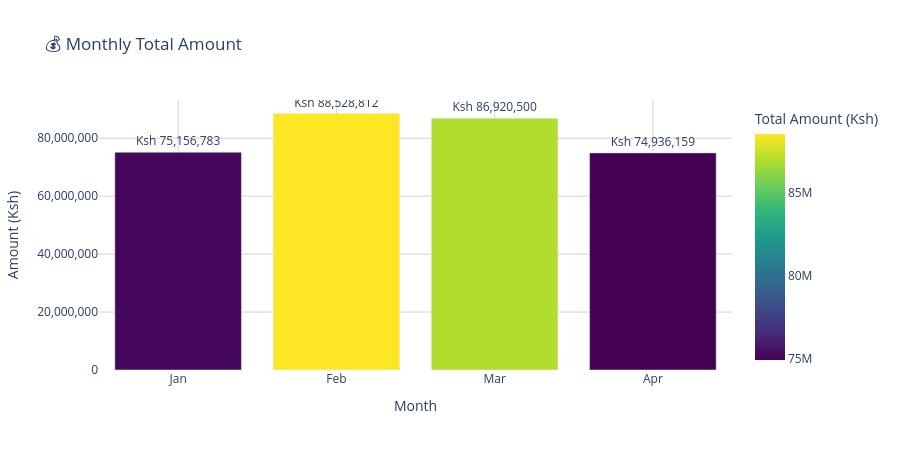

Notebook source saved alongside this figure:
### Code cell
import plotly.express as px

# ==========================================
# MONTHLY BAR CHART - IMPROVED COLOR
# ==========================================

# 1. Prepare monthly aggregates
df['MONTH_NAME'] = df['TRANSACTION DATE'].dt.strftime('%b')
df['YEAR_MONTH_SORT'] = df['TRANSACTION DATE'].dt.to_period('M')

monthly_amount = df.groupby(['YEAR_MONTH_SORT', 'MONTH_NAME'])['AMOUNT'].sum().reset_index()
monthly_amount = monthly_amount.sort_values('YEAR_MONTH_SORT')

# 2. Create bar chart with better color
fig = px.bar(
    monthly_amount, 
    x='MONTH_NAME', 
    y='AMOUNT',
    title='💰 Monthly Total Amount',
    labels={'MONTH_NAME': 'Month', 'AMOUNT': 'Total Amount (Ksh)'},
    text_auto='.2s',
    color='AMOUNT',
    color_continuous_scale='Viridis',
)

# 3. Improve layout
fig.update_layout(
    xaxis_title="Month",
    yaxis_title="Amount (Ksh)",
    height=450,
    showlegend=False,
    font=dict(size=12),
    plot_bgcolor='white',
    xaxis=dict(gridcolor='lightgray'),
    yaxis=dict(gridcolor='lightgray')
)

# ✅ CORRECT METHOD NAMES (plural)
fig.update_yaxes(tickformat=',.0f')
fig.update_traces(texttemplate='Ksh %{y:,.0f}', textposition='outside')

fig.show()

### Figure 1 — Plotly figure (JSON) as saved in the notebook; plotly's stock layout.template omitted (floating-point values rounded to 4 significant figures)
{"data": [{"hovertemplate": "Month=%{x}<br>Total Amount (Ksh)=%{marker.color}<extra></extra>", "legendgroup": "", "marker": {"color": [75160000.0, 88530000.0, 86920000.0, 74940000.0], "coloraxis": "coloraxis", "pattern": {"shape": ""}}, "name": "", "orientation": "v", "showlegend": false, "textposition": "outside", "texttemplate": "Ksh %{y:,.0f}", "type": "bar", "x": ["Jan", "Feb", "Mar", "Apr"], "xaxis": "x", "y": [75160000.0, 88530000.0, 86920000.0, 74940000.0], "yaxis": "y"}], "layout": {"barmode": "relative", "coloraxis": {"colorbar": {"title": {"text": "Total Amount (Ksh)"}}, "colorscale": [[0, "#440154"], [0.1111, "#482878"], [0.2222, "#3e4989"], [0.3333, "#31688e"], [0.4444, "#26828e"], [0.5556, "#1f9e89"], [0.6667, "#35b779"], [0.7778, "#6ece58"], [0.8889, "#b5de2b"], [1, "#fde725"]]}, "font": {"size": 12}, "height": 450, "legend": {"tracegroupgap": 0}, "plot_bgcolor": "white", "showlegend": false, "title": {"text": "💰 Monthly Total Amount"}, "xaxis": {"anchor": "y", "domain": [0, 1], "gridcolor": "lightgray", "title": {"text": "Month"}}, "yaxis": {"anchor": "x", "domain": [0, 1], "gridcolor": "lightgray", "tickformat": ",.0f", "title": {"text": "Amount (Ksh)"}}}}
